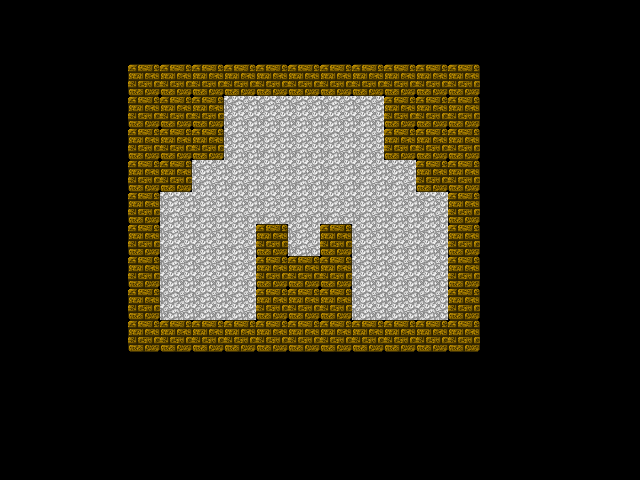

A 2D game scene composited from a Tiled map and its tileset images. What follows is a short description and the map's XML, with every tile layer's data as written:
An orthogonal 20x15 tile map with 32x32 px tiles, 2 tile layers (Grounds, Walls), 6 tilesets and 10 objects (3x Red, 3x Blue, 3x Green, Hero).

<map version="1.0" orientation="orthogonal" width="20" height="15" tilewidth="32" tileheight="32">
 <tileset firstgid="1" name="grounds" tilewidth="32" tileheight="32">
  <image source="../assets/images/grounds.png" width="128" height="128" />
 </tileset>
 <tileset firstgid="17" name="walls" tilewidth="32" tileheight="32">
  <image source="../assets/images/walls.png" width="128" height="96" />
 </tileset>
 <tileset firstgid="29" name="changers" tilewidth="32" tileheight="32">
  <image source="../assets/images/changers.png" width="96" height="32" />
 </tileset>
 <tileset firstgid="32" name="capsules" tilewidth="32" tileheight="32">
  <image source="../assets/images/capsules.png" width="96" height="64" />
 </tileset>
 <tileset firstgid="38" name="viruses" tilewidth="32" tileheight="32">
  <image source="../assets/images/viruses.png" width="96" height="128" />
 </tileset>
 <tileset firstgid="50" name="hero" tilewidth="32" tileheight="32">
  <image source="../assets/images/character.png" width="384" height="96" />
 </tileset>
 <layer name="Grounds" width="20" height="15">
  <data encoding="csv">
0,0,0,0,0,0,0,0,0,0,0,0,0,0,0,0,0,0,0,0,
0,0,0,0,0,0,0,0,0,0,0,0,0,0,0,0,0,0,0,0,
0,0,0,0,0,0,0,3,0,3,0,3,0,0,0,0,0,0,0,0,
0,0,0,0,0,0,0,12,12,12,12,12,0,0,0,0,0,0,0,0,
0,0,0,0,0,0,0,12,12,12,12,12,0,0,0,0,0,0,0,0,
0,0,0,0,0,0,12,12,12,12,12,12,12,0,0,0,0,0,0,0,
0,0,0,0,0,12,12,12,12,12,12,12,12,12,0,0,0,0,0,0,
0,0,0,0,0,12,12,12,0,12,0,12,12,12,0,0,0,0,0,0,
0,0,0,0,0,12,12,12,0,0,0,12,12,12,0,0,0,0,0,0,
0,0,0,0,0,12,12,12,0,0,0,12,12,12,0,0,0,0,0,0,
0,0,0,0,0,0,0,0,0,0,0,0,0,0,0,0,0,0,0,0,
0,0,0,0,0,0,0,0,0,0,0,0,0,0,0,0,0,0,0,0,
0,0,0,0,0,0,0,0,0,0,0,0,0,0,0,0,0,0,0,0,
0,0,0,0,0,0,0,0,0,0,0,0,0,0,0,0,0,0,0,0,
0,0,0,0,0,0,0,0,0,0,0,0,0,0,0,0,0,0,0,0
</data>
 </layer>
 <layer name="Walls" width="20" height="15">
  <data encoding="csv">
0,0,0,0,0,0,0,0,0,0,0,0,0,0,0,0,0,0,0,0,
0,0,0,0,0,0,0,0,0,0,0,0,0,0,0,0,0,0,0,0,
0,0,0,0,19,19,19,19,19,19,19,19,19,19,19,0,0,0,0,0,
0,0,0,0,19,19,19,0,0,0,0,0,19,19,19,0,0,0,0,0,
0,0,0,0,19,19,19,0,0,0,0,0,19,19,19,0,0,0,0,0,
0,0,0,0,19,19,0,0,0,0,0,0,0,19,19,0,0,0,0,0,
0,0,0,0,19,0,0,0,0,0,0,0,0,0,19,0,0,0,0,0,
0,0,0,0,19,0,0,0,19,0,19,0,0,0,19,0,0,0,0,0,
0,0,0,0,19,0,0,0,19,19,19,0,0,0,19,0,0,0,0,0,
0,0,0,0,19,0,0,0,19,19,19,0,0,0,19,0,0,0,0,0,
0,0,0,0,19,19,19,19,19,19,19,19,19,19,19,0,0,0,0,0,
0,0,0,0,0,0,0,0,0,0,0,0,0,0,0,0,0,0,0,0,
0,0,0,0,0,0,0,0,0,0,0,0,0,0,0,0,0,0,0,0,
0,0,0,0,0,0,0,0,0,0,0,0,0,0,0,0,0,0,0,0,
0,0,0,0,0,0,0,0,0,0,0,0,0,0,0,0,0,0,0,0
</data>
 </layer>
 <objectgroup name="Changers" width="20" height="15">
  <object name="Red" gid="29" x="288" y="160">
   <properties>
    <property name="type" value="red" />
   </properties>
  </object>
  <object name="Blue" gid="30" x="224" y="288">
   <properties>
    <property name="type" value="blue" />
   </properties>
  </object>
  <object name="Green" gid="31" x="352" y="288">
   <properties>
    <property name="type" value="green" />
   </properties>
  </object>
 </objectgroup>
 <objectgroup name="Capsules" width="20" height="15">
  <object name="Red" gid="32" x="288" y="192">
   <properties>
    <property name="type" value="red" />
   </properties>
  </object>
  <object name="Blue" gid="33" x="224" y="256">
   <properties>
    <property name="type" value="blue" />
   </properties>
  </object>
  <object name="Green" gid="34" x="352" y="256">
   <properties>
    <property name="type" value="green" />
   </properties>
  </object>
 </objectgroup>
 <objectgroup name="Viruses" width="20" height="15">
  <object name="Green" gid="40" x="352" y="320">
   <properties>
    <property name="type" value="green" />
   </properties>
  </object>
  <object name="Red" gid="38" x="288" y="128">
   <properties>
    <property name="type" value="red" />
   </properties>
  </object>
  <object name="Blue" gid="39" x="224" y="320">
   <properties>
    <property name="type" value="blue" />
   </properties>
  </object>
 </objectgroup>
 <objectgroup name="Hero" width="20" height="15">
  <object name="Hero" gid="50" x="288" y="256">
   <properties>
    <property name="color" value="red" />
   </properties>
  </object>
 </objectgroup>
</map>